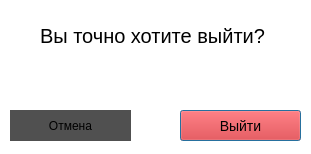
<?xml version="1.0" encoding="UTF-8"?>
<ui version="4.0">
 <class>exit_dialog</class>
 <widget class="QDialog" name="exit_dialog">
  <property name="geometry">
   <rect>
    <x>0</x>
    <y>0</y>
    <width>311</width>
    <height>154</height>
   </rect>
  </property>
  <property name="windowTitle">
   <string>Dialog</string>
  </property>
  <property name="styleSheet">
   <string notr="true">background-color: #fff</string>
  </property>
  <widget class="QPushButton" name="exit_btn">
   <property name="geometry">
    <rect>
     <x>180</x>
     <y>110</y>
     <width>121</width>
     <height>31</height>
    </rect>
   </property>
   <property name="styleSheet">
    <string notr="true">background-color: #ff0000;
font-size: 14px;
</string>
   </property>
   <property name="text">
    <string>Выйти</string>
   </property>
  </widget>
  <widget class="QPushButton" name="cansel_btn">
   <property name="geometry">
    <rect>
     <x>10</x>
     <y>110</y>
     <width>121</width>
     <height>31</height>
    </rect>
   </property>
   <property name="styleSheet">
    <string notr="true">background: none;
border: none;
background-color: rgb(80, 80, 80)</string>
   </property>
   <property name="text">
    <string>Отмена</string>
   </property>
  </widget>
  <widget class="QLabel" name="label">
   <property name="geometry">
    <rect>
     <x>40</x>
     <y>20</y>
     <width>231</width>
     <height>31</height>
    </rect>
   </property>
   <property name="styleSheet">
    <string notr="true">font-size: 20px;
color: #000;
background:none;</string>
   </property>
   <property name="text">
    <string>Вы точно хотите выйти?</string>
   </property>
  </widget>
 </widget>
 <resources/>
 <connections/>
</ui>
